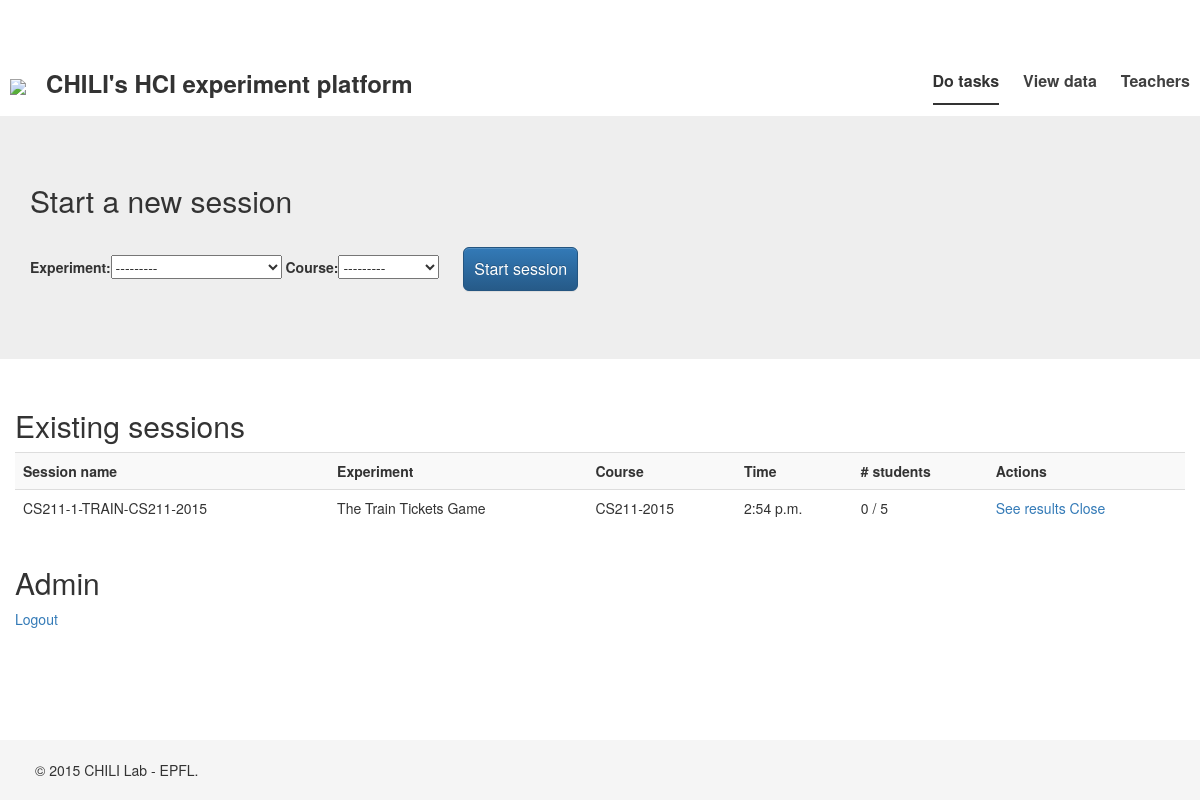
Page /teacher/ (signed in) on the earlier database version.
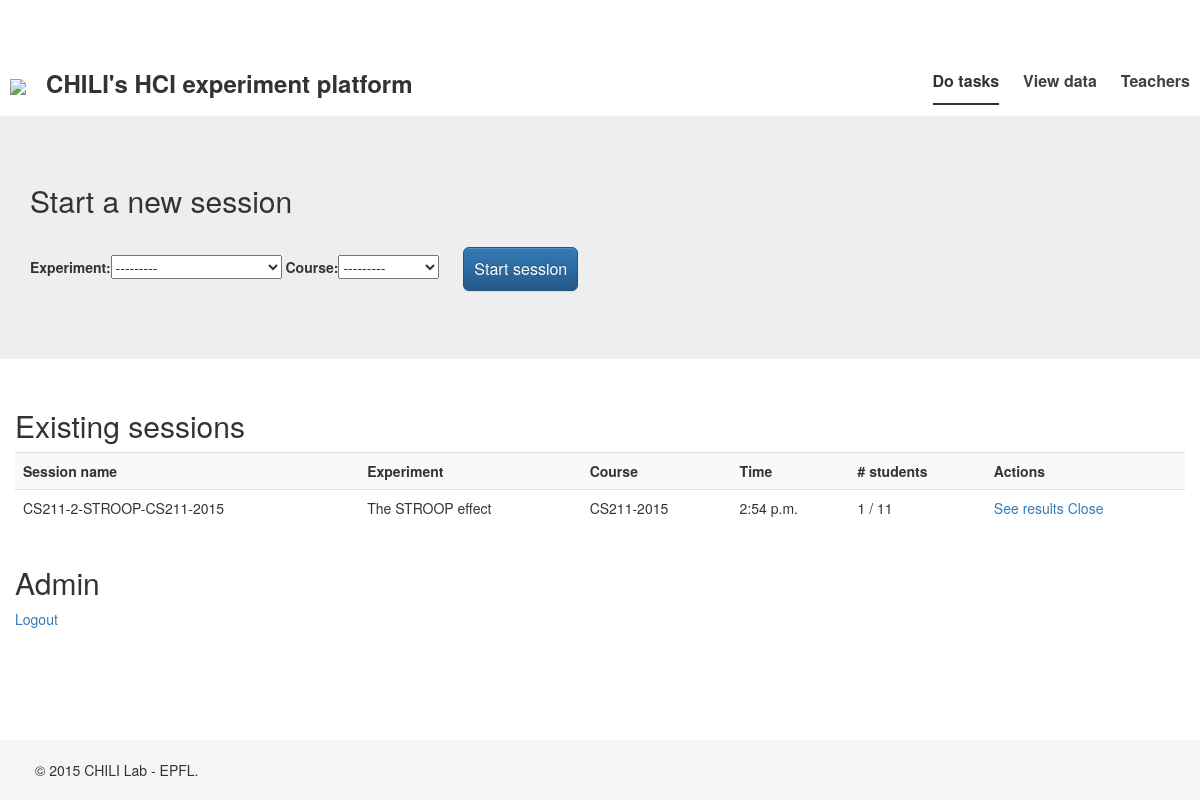
Same page on the later database version.
### experiment/models.py (models this page shows)
class Session(models.Model):
    experiment = models.ForeignKey(Experiment)
    course = models.ForeignKey(Course)
    time = models.TimeField(auto_now_add=True)
    closed = models.BooleanField()
    def __str__(self):
        return self.experiment.slug.__str__() + "-" + self.course.__str__()
    def num_students(self):
        return self.user_set.all().count()
    def num_students_completed(self):
        return self.user_set.filter(completed=1).count()

class Experiment(models.Model):
    slug = models.CharField(max_length=50)
    name = models.CharField(max_length=50)
    def __str__(self):
        return self.name.__str__()

class Course(models.Model):
    slug = models.CharField(max_length=50)
    name = models.CharField(max_length=50)
    def __str__(self):
        return self.name.__str__()

### experiment/views.py (the view, shortened to what this page needs)
# urls.py: url(r'^teacher/$', login_required(SessionView.as_view()), name='teacher'),
class SessionView(FormView):
    template_name = "teacher_index.html"
    form_class = SessionForm
    def get_context_data(self, **kwargs):
        context = super(SessionView, self).get_context_data(**kwargs)
        context['sessions'] = Session.objects.all()
        return context

### experiment/forms.py
class SessionForm(ModelForm):
    class Meta:
        model = Session
        fields = ['experiment', 'course']

### templates/teacher_index.html (shortened to what this page needs)
{% extends "base.html" %}
{% block content %}
    <div class="jumbotron">
      <div class="container">
        <h2>Start a new session</h2>
		<form class="form-signin" action="/teacher/" method="post">
		    {{ form }}
		    <input type="submit"  class="btn btn-lg btn-primary" value="Start session" />
		</form>
      </div>
    </div>
    <div class="container">
    	<div class="row">
			<h2>Existing sessions</h2>
			<div class="table-responsive">
				<table class="table table-striped">
				<tr>
				<th>Session name</th><th>Experiment</th><th>Course</th><th>Time</th><th># students</th><th>Actions</th>
				{% for session in sessions %}
					<tr>
					<td>{{ session }}</td>
					<td>{{ session.experiment }}</td>
					<td>{{ session.course }}</td>
					<td>{{ session.time }}</td>
					<td>{{ session.num_students_completed }} / {{ session.num_students }}</td>
					<td><a href="{% url "results" session.id %}">See results</a>
					{% if session.closed %}
						<a href="{% url "session_management" "open" session.id %}">Open</a>
					{% else %}
						<a href="{% url "session_management" "close" session.id %}">Close</a>
					{% endif %}
					</td>
					</tr>
				{% endfor %}
				</tr>
				</table>
			</div>
		</div>
		<div class="row">
			<h2>Admin</h2>
			<a href="{% url "logout"%}">Logout</a>
		</div>
	</div>
{% endblock %}

### templates/base.html (shortened to what this page needs)
{% load staticfiles %}
<!DOCTYPE html>
<html lang="en">
  <head>
    <link href="{% static 'bootstrap/css/bootstrap.min.css' %}"
          rel="stylesheet" media="screen">
    <link href="{% static 'bootstrap/css/bootstrap-theme.min.css' %}"
          rel="stylesheet" media="screen">
    <link href="{% static 'bootstrap/css/jumbotron.css' %}" rel="stylesheet">
    <link href="{% static 'jquery/css/jquery.countdown.css' %}" rel="stylesheet">
    <link href="{% static 'css/custom.css' %}" rel="stylesheet">
  </head>
  <body>
          <div class="masthead clearfix">
            <div class="inner">
              <h3 class="masthead-brand"><img src="{% static 'img/EPFL_logo-transp.png' %}" height="50px" /> &nbsp; CHILI's HCI experiment platform</h3>
              <nav>
                <ul class="nav masthead-nav">
                  <li class="active"><a href="/">Do tasks</a></li>
                  <li><a href="#">View data</a></li>
                  <li><a href="/teacher">Teachers</a></li>
                </ul>
              </nav>
            </div>
          </div>
   {% block content %}
    {% endblock %}
  <footer class="footer">
      <div class="container">
              <p>&copy; 2015 CHILI Lab - EPFL.</p>
      </div>
    </footer>
  </body>
</html>

### cs211labs/static/css/custom.css (style rules this page uses)
.masthead-brand { margin-top: 10px; margin-bottom: 10px; }
.masthead-brand { font-weight: bold; }
.masthead-nav > li { display: inline-block; }
.masthead-nav > li + li { margin-left: 20px; }
.masthead-nav > li > a { padding-right: 0; padding-left: 0; font-size: 16px; font-weight: bold; color: #333; color: rgba(0,0,0,.75); border-bottom: 2px solid transparent; }
.masthead-nav > .active > a, .masthead-nav > .active > a:hover, .masthead-nav > .active > a:focus { color: #333; border-bottom-color: #333; }
@media (min-width: 768px) { .masthead-brand { float: left; } }
@media (min-width: 768px) { .masthead-nav { float: right; } }
.masthead { padding: 10px; }
.form-signin input { margin: 20px; position: relative; height: auto; -webkit-box-sizing: border-box; -moz-box-sizing: border-box; box-sizing: border-box; padding: 10px; font-size: 16px; }
html { position: relative; min-height: 100%; }
body { margin-bottom: 60px; }
.footer { position: absolute; bottom: 0; width: 100%; height: 60px; background-color: #f5f5f5; padding: 20px; }

Differences in the rows shown:
changed Session: experiment+course "CS211-1-TRAIN-CS211-2015" → "CS211-2-STROOP-CS211-2015"; experiment "The Train Tickets Game" → "The STROOP effect"; num_students_completed "0" → "1"; num_students "5" → "11"
